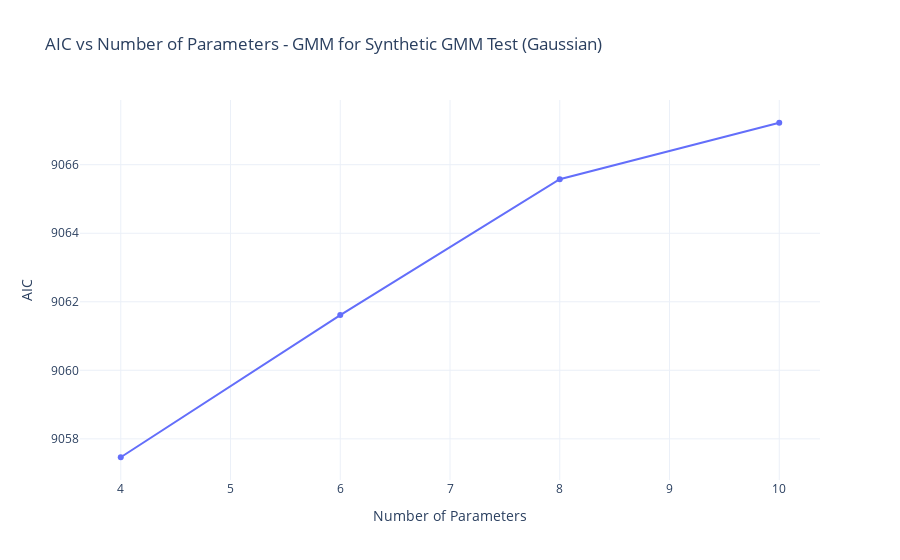
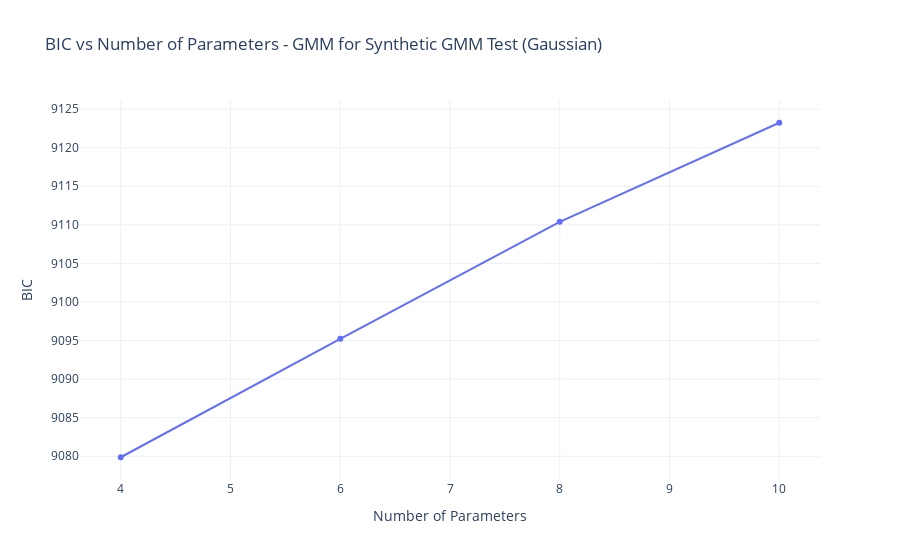

The notebook cell saved with these charts, in order:
### Code cell
best_gmm = gmm_model_selection(
    data=synthetic_data,
    max_components=5,
    var_name="Synthetic GMM Test",
    distribution_type=DistributionType.GAUSSIAN,  # or whatever matches your Enum
)

### Figure 1 — Plotly figure (JSON) as saved in the notebook; plotly's stock layout.template omitted (floating-point values rounded to 4 significant figures)
{"data": [{"customdata": [2, 3, 4, 5], "hovertemplate": "AIC: %{y:.2f}<br>Number of Parameters: %{x}<br>Number of Components: %{customdata}", "mode": "lines+markers", "name": "AIC", "type": "scatter", "x": [4, 6, 8, 10], "y": [9057.0, 9062.0, 9066.0, 9067.0]}], "layout": {"title": {"text": "AIC vs Number of Parameters - GMM for Synthetic GMM Test (Gaussian)"}, "xaxis": {"title": {"text": "Number of Parameters"}}, "yaxis": {"title": {"text": "AIC"}}}}

### Figure 2 — Plotly figure (JSON) as saved in the notebook; plotly's stock layout.template omitted (floating-point values rounded to 4 significant figures)
{"data": [{"customdata": [2, 3, 4, 5], "hovertemplate": "BIC: %{y:.2f}<br>Number of Parameters: %{x}<br>Number of Components: %{customdata}", "mode": "lines+markers", "name": "BIC", "type": "scatter", "x": [4, 6, 8, 10], "y": [9080.0, 9095.0, 9110.0, 9123.0]}], "layout": {"title": {"text": "BIC vs Number of Parameters - GMM for Synthetic GMM Test (Gaussian)"}, "xaxis": {"title": {"text": "Number of Parameters"}}, "yaxis": {"title": {"text": "BIC"}}}}
